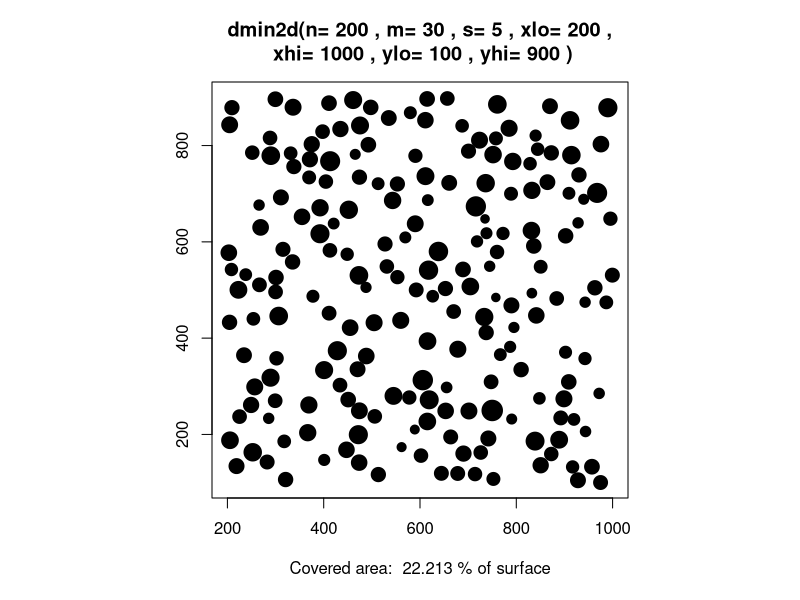
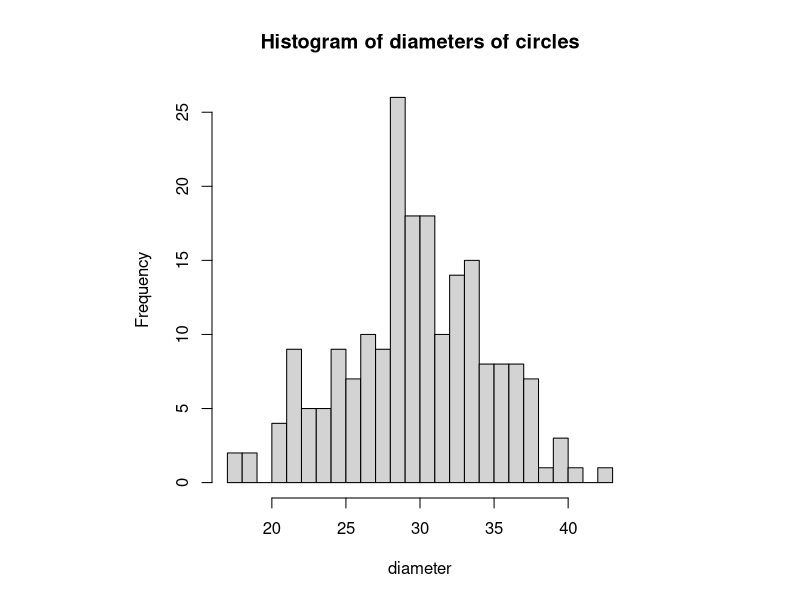
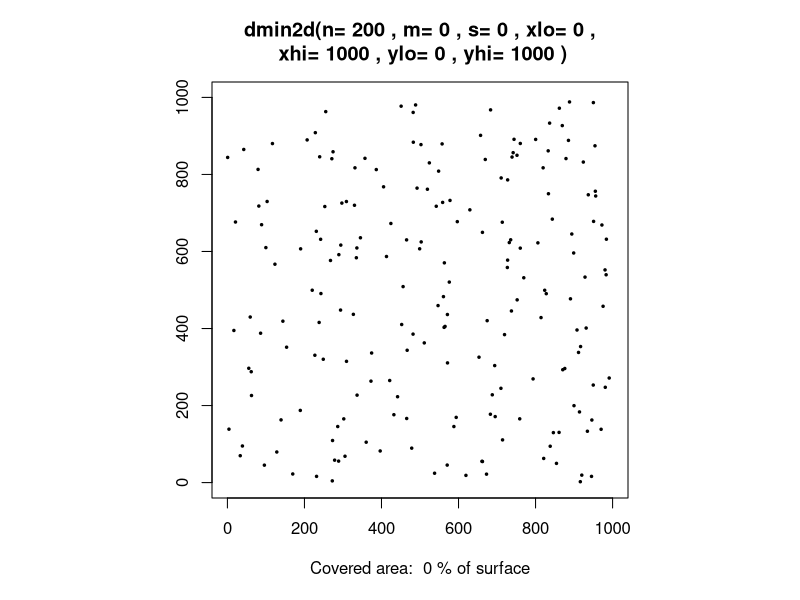

Write R code to recreate these figures, in order. (Note: this script raises an error after producing the figures.)

setwd("~/Desktop/code/CompBio MPhil/Scientific Programming/Assignment3")

set.seed(4543)
require("plotrix")
library("ggplot2")
library("plyr")

positive.normal <- function(n,m, s){
  if (m>0){
    num <- rnorm(n, mean=m, sd = s)
    while(sum(num<0) != 0 ){
      num[num<0] <- rnorm(sum(num<0), mean=m, sd = s)
    } 
    return(num)
  }else{
    return(0)
  }
}

dmin2d<- function(n, m, s, xlo, xhi, ylo, yhi, plot=TRUE) {
  ## n: number of points to simulate
  ## m: mean of Normal distribution
  ## s: s.d. of Normal distribution
  ## xlo, xhi: possible range of X values.
  ## ylo, yhi: possible range of Y values.
  coordinates <- matrix(0, nrow=n, ncol=3)
  stop = FALSE
  for (dot in 1:n){
    x_coord <- runif(1, min=xlo, max=xhi)
    y_coord <- runif(1, min=ylo, max=yhi)
    zone_dim <-positive.normal(1,m,s)
    k <- 0
    while (is.valid(x_coord, y_coord,zone_dim, coordinates) == FALSE){
      x_coord <- runif(1, min=xlo, max=xhi)
      y_coord <- runif(1, min=ylo, max=yhi)
      zone_dim <-positive.normal(1,m,s)
      k <- k+1
      #print(k)
      if (k > 10000){
        print("no more points can be added")
        stop = TRUE
        break
        }
      }
    if (stop==TRUE) {
      print(paste("max points =",dot))
      break}
    coordinates[dot, 1] <- x_coord
    coordinates[dot, 2] <- y_coord
    coordinates[dot, 3] <- zone_dim 
  }
  final.coordinates <- coordinates[coordinates[,1]>0, ]
  if (plot){
    area.sum <- plot.find.area(final.coordinates, xlim=c(xlo, xhi), ylim=c(ylo,yhi), 
                   main=paste("dmin2d(n=",dot,", m=", m, ", s=",s,", xlo=",
                              xlo,",\n xhi=",xhi,", ylo=",ylo,", yhi=", yhi, ")"))
    covered.percentage <- round( (area.sum/((xhi-xlo)*(yhi-ylo))) * 100 , 3)
    title(xlab= paste("Covered area: ", covered.percentage , "% of surface"))
    print (paste("Covered area: ", covered.percentage , "% of surface"))
    ### ADD Covered area as SUB to plot
  }
  return(final.coordinates)
}

is.valid <- function(x_coord, y_coord, zone_dim, coordinates){
  if (sum(coordinates[,1]>0) == 0){
    return(TRUE)
  }else{
    distances <- rep(0, times = sum(coordinates[,1]>0))
    past.x <- coordinates[,1][coordinates[,1]>0]
    past.y <- coordinates[,2][coordinates[,2]>0]
    diff.x <- abs(x_coord - past.x )
    diff.y <- abs(y_coord - past.y)
    distances <- sqrt(diff.x^2 + diff.y^2)
    temp.rad <- zone_dim/2
    if (any(distances < (temp.rad+coordinates[coordinates[,1]>0,3]/2))){return(FALSE)}
    else {return(TRUE)}
  }
}


plot.find.area <- function(coordinates, ...){
  par(pty="s")
  plot(1, type="n", xlab="", ylab="", ...)
  area_sum = 0.0
  for ( it in 1:nrow(coordinates) ){
    points(x=coordinates[it,1],y=coordinates[it,2],pch=20, cex=0.5)
    draw.circle(x=coordinates[it,1],y=coordinates[it,2],radius=coordinates[it,3]/2, col="black")
    area_sum = area_sum + ( pi * (coordinates[it,3]/2)^2 )
  }
  return(area_sum)
}



par(pty="s")
set.seed(4543)
res <- dmin2d(200, 30, 5, 200, 1000, 100, 900)

hist(res[,3], breaks=30, main="Histogram of diameters of circles", xlab='diameter')


################################################################################################
# regularity index
################################################################################################

#distance of point to its nearest neighbour
#mean / sd

regularity.index <- function(coordinates){
  closest.point.distances <- matrix(0, nrow=length(coordinates[,1]), ncol=2)
  for (point in 1:length(coordinates[,1])){
    x.cor <- coordinates[point,1]
    y.cor <- coordinates[point,2]
    diff.x <- x.cor - coordinates[,1]
    diff.y <-  y.cor - coordinates[,2]
    distances <- sqrt(diff.x^2 + diff.y^2)
    closest.point.value <- min(distances[distances>0])
    closest.point.distances[point,] <- c(closest.point.value, grep(closest.point.value, distances))
  }
  R.I.value <- mean(closest.point.distances[,1])/sd(closest.point.distances[,1])
  #print( grep(closest.point.value, distances))
  return(R.I.value)
}


random.data <-dmin2d(n=200, m=0, s=0, xlo=0, xhi=1000, ylo=0, yhi=1000)
random.data <- random.data[[1]]
plot(x = random.data[,1], y=random.data[,2], pch=20, cex=0.5)
text(x = random.data[,1], y=random.data[,2]+10, labels=c(1:dim(random.data)[1]), cex=0.4)
regularity.index(random.data)


#############################################################################################
# Measure the RI of each pattern and report the 50th largest value. What is the utility of such
# a measure? How do your results vary as you vary the number of points (n) in a pattern, or the
# geometry of the sample area (i.e. square regions versus rectangular)?
#  (Hint: You may need to write your dmin2d function so that when the ???m??? argument is zero, the
#   minimal distance constraint is ignored.)
#############################################################################################


## FUNCTION TO COMPUTE 1000x DMIN2D MODEL
combined.f <- function(n, m, s, xlo, xhi, ylo, yhi){
  res2 <-dmin2d(n=200, m=0, s=0, xlo=0, xhi=1000, ylo=0, yhi=1000, plot=FALSE)
  RI <- regularity.index(res2[[1]])
  return(RI)
}

thousandRIs.1 <- replicate(1000, combined.f(n=200, m=0, s=0, xlo=0, xhi=1000, ylo=0, yhi=1000))

thousandRIs.1.sorted <- sort(thousandRIs.1, decreasing = TRUE)
fiftieth <- thousandRIs.1.sorted[50]


## FUNCTION TO PLOT DISTRIBUTION OF 1000x DMIN2D MODEL
plot.RI.distribution <- function(coordinates, ...){
  sorted.coordinates <- sort(coordinates, decreasing = TRUE)
  fiftieth <- sorted.coordinates[50]
  plot(sort(coordinates, decreasing = TRUE), type='l', main="Sorted regularity index (RI)",
       ylab="Regularity Index value", xlab="Simulation number index", ...)
  
  abline(h = 1.91, v=which.min(abs(sorted.coordinates - 1.91)), col="red")
  axis(1, at=which.min(abs(sorted.coordinates - 1.91)), 
       label=as.character(which.min(abs(sorted.coordinates - 1.91))), col="red", col.axis="red")
  axis(2, at=1.91, label="1.91", col="red", col.axis="red", pos=2)
  
  abline(h = fiftieth, v=50, col="blue")
  axis(1, at=50, label="50", col="blue", col.axis="blue")
  axis(2, at=fiftieth, label=as.character(round(fiftieth,3)), col="blue", col.axis="blue", pos=2)
  
  abline(h = mean(coordinates), v = which.min(abs(sorted.coordinates - mean(coordinates))), 
         col="forestgreen")
  axis(1, at=which.min(abs(sorted.coordinates - mean(coordinates))), 
       label=as.character(which.min(abs(sorted.coordinates - mean(coordinates)))), 
       col="forestgreen", col.axis="forestgreen")
  axis(2, at=mean(coordinates), label=as.character(round(mean(coordinates),2)),
       col="forestgreen", col.axis="forestgreen", pos=2)
}

plot.RI.distribution(thousandRIs.2.1)


## FUNCTION TO PLOT HISTOGRAM OF 1000x DMIN2D MODEL
plot.RI.hist <- function(coordinates, ...){
  coordinates <- sort(coordinates, decreasing = TRUE)
  fiftieth <- coordinates[50]
  hist(coordinates, breaks=100, xlab="Regularity Index", xlim=c(1.5,2.35), ylim=c(0,50),... )
  legend(x=2.0,y=40, legend = paste("mean =", round(mean(coordinates),3),"\n", 
                                    "s.d.=", round(sd(coordinates),3)), bty = "n")
  abline(v=1.91, col="red")
  axis(1, at=1.91, label="1.91", col="red", col.axis="red", pos=-3.5)
  abline(v = fiftieth, col="blue")
  axis(1, at=fiftieth, label=as.character(round(fiftieth,2)),  col="blue", col.axis="blue", pos=-3.5)
  abline(v = mean(coordinates), col="forestgreen")
  axis(1, at=mean(coordinates), label=as.character(round(mean(coordinates),2)),  
       col="forestgreen", col.axis="forestgreen", pos=-3.5)
}

plot.RI.hist(thousandRIs.3.4, main="ylo=800")

shapiro.test(thousandRIs.1)

plot.RI.hist(thousandRIs.3.4)


## REPLICATE DMIN2D MODEL WITH DIFFERENT PARAMETERS
#if n changes:
thousandRIs.2.1 <- replicate(1000, combined.f(n=50, m=0, s=0, xlo=0, xhi=1000, ylo=0, yhi=1000))
thousandRIs.2.2 <- replicate(1000, combined.f(n=100, m=0, s=0, xlo=0, xhi=1000, ylo=0, yhi=1000))
thousandRIs.2.3 <- replicate(1000, combined.f(n=400, m=0, s=0, xlo=0, xhi=1000, ylo=0, yhi=1000))
thousandRIs.2.4 <- replicate(1000, combined.f(n=800, m=0, s=0, xlo=0, xhi=1000, ylo=0, yhi=1000))

#if geometry changes:
thousandRIs.3.1 <- replicate(1000, combined.f(n=200, m=0, s=0, xlo=0, xhi=1000, ylo=200, yhi=1000))
thousandRIs.3.2 <- replicate(1000, combined.f(n=200, m=0, s=0, xlo=0, xhi=1000, ylo=400, yhi=1000))
thousandRIs.3.3 <- replicate(1000, combined.f(n=200, m=0, s=0, xlo=0, xhi=1000, ylo=600, yhi=1000))
thousandRIs.3.4 <- replicate(1000, combined.f(n=200, m=0, s=0, xlo=0, xhi=1000, ylo=800, yhi=1000))

thousandRIs.tot <- data.frame(thousandRIs.1, thousandRIs.2.1, thousandRIs.2.2,thousandRIs.2.3, thousandRIs.2.4,
                              thousandRIs.3.1, thousandRIs.3.2, thousandRIs.3.3, thousandRIs.3.4)

saveRDS(thousandRIs.tot, "thousandRIs.tot")


thousandRIs.tot.sorted <- apply(thousandRIs.tot,2,sort,decreasing=T)
thousandRIs.tot.sorted <- data.frame(thousandRIs.tot.sorted)
thousandRIs.tot.sorted["Index"] <- 1:nrow(thousandRIs.tot.sorted)

RIs.numbers <- data.frame("n" = c(50, 100, 200, 400, 800),
                 "50th RI" = c(thousandRIs.tot.sorted$thousandRIs.2.1[50],
                           thousandRIs.tot.sorted$thousandRIs.2.2[50],
                           thousandRIs.tot.sorted$thousandRIs.2.3[50],
                           thousandRIs.tot.sorted$thousandRIs.1[50],
                           thousandRIs.tot.sorted$thousandRIs.2.4[50]))

RIs.shape <- data.frame("ylo" = c(0, 200, 400, 600, 800),
                        "50th RI" = c(thousandRIs.tot.sorted$thousandRIs.1[50],
                                      thousandRIs.tot.sorted$thousandRIs.3.1[50],
                                      thousandRIs.tot.sorted$thousandRIs.3.2[50],
                                      thousandRIs.tot.sorted$thousandRIs.3.3[50],
                                      thousandRIs.tot.sorted$thousandRIs.3.4[50]))


thousandRIs.tot.index.at.1.91 <- apply(thousandRIs.tot.sorted,2,function(x) which.min(abs(x - 1.91)))


ggplot(thousandRIs.tot.sorted, aes(Index)) + 
  theme_linedraw()+ 
  geom_line(aes(y = thousandRIs.1, colour = "n = 200 (Original)")) + 
  geom_line(aes(y = thousandRIs.2.1, colour = "n = 50")) +
  geom_line(aes(y = thousandRIs.2.4, colour = "n = 800")) + 
  geom_hline(yintercept = 1.91, linetype = "dashed", colour="black") +
  geom_vline(xintercept = thousandRIs.tot.index.at.1.91["thousandRIs.1"], colour="brown1") + 
  geom_vline(xintercept = thousandRIs.tot.index.at.1.91["thousandRIs.2.1"], colour="dodgerblue1") +
  geom_vline(xintercept = thousandRIs.tot.index.at.1.91["thousandRIs.2.4"], colour="springgreen3") + 
  geom_vline(xintercept = 50, linetype = "dashed", colour="black") + 
  geom_hline(yintercept = thousandRIs.tot.sorted$thousandRIs.1[50], colour="brown1") +
  geom_hline(yintercept = thousandRIs.tot.sorted$thousandRIs.2.1[50], linetype = "solid", colour="dodgerblue1") +
  geom_hline(yintercept = thousandRIs.tot.sorted$thousandRIs.2.4[50], linetype = "solid", colour="springgreen3") +
  ggtitle("RIs comparison when altering number of points plotted") + xlab("RI value index") +
  ylab("Regularity Index value") + labs(colour="Number of points plotted")+
  theme(legend.position="bottom") +
  theme(axis.text=element_text(size=12),
        axis.title=element_text(size=14,face="bold"),
        plot.title = element_text(size = rel(2)),
        legend.text = element_text(size = rel(1.2))) 

  
  
ggplot(thousandRIs.tot.sorted, aes(Index)) + 
  theme_linedraw() + 
  geom_line(aes(y = thousandRIs.1, colour = "ylo=0, yhi=1000 (original)")) + 
  geom_line(aes(y = thousandRIs.3.2, colour = "ylo=400, yhi=1000")) +
  geom_line(aes(y = thousandRIs.3.4, colour = "ylo=800, yhi=1000")) +
  geom_hline(yintercept = 1.91, linetype = "dashed", colour="black") +
  geom_vline(xintercept = thousandRIs.tot.index.at.1.91["thousandRIs.1"], colour="brown1") + 
  geom_vline(xintercept = thousandRIs.tot.index.at.1.91["thousandRIs.3.1"], colour="springgreen3") +
  geom_vline(xintercept = thousandRIs.tot.index.at.1.91["thousandRIs.3.4"], colour="dodgerblue1") +
  geom_vline(xintercept = 50, linetype = "dashed", colour="black") + 
  geom_hline(yintercept = thousandRIs.tot.sorted$thousandRIs.1[50], colour="brown1") +
  geom_hline(yintercept = thousandRIs.tot.sorted$thousandRIs.3.1[50], colour="springgreen3") +
  geom_hline(yintercept = thousandRIs.tot.sorted$thousandRIs.3.4[50], colour="dodgerblue1") +
  ggtitle("RIs comparison when altering shape of box") + xlab("RI value index") +
  ylab("Regularity Index value") + labs(colour="Shape of box")+
  theme(legend.position="bottom") +
  theme(legend.position="bottom") +
  theme(axis.text=element_text(size=12),
        axis.title=element_text(size=14,face="bold"),
        plot.title = element_text(size = rel(2)),
        legend.text = element_text(size = rel(1.2)))




#############################################################################################
#Fit the model to some data [10 marks]
#############################################################################################

## LOAD REAL DATA
real.data <- read.delim("spa3_real.dat.txt", header=F, sep=" ")
real.data.mat <- as.matrix(real.data)
plot(x = real.data[,1], y=real.data[,2], pch=20, cex=1, main="Real data: 238 points",
     xlab="", ylab="" )
#text(x = real.data[,1], y=real.data[,2]+10, labels=c(1:dim(real.data)[1]), cex=0.4)
#regularity.index(real.data)


## FUNCTIONS FOR PARAMETER SEARCHING:
## CALCULATE.U.SCORE & FIND.M.S.

calculate.u.score <- function(n.min1.models, real.data){
  ## n.min1.models: list of n repetitions of specific model
  ## real.data: matrix of point pattern coordinates provided
  #calculate regularity index of each repeated pattern
  n.min1.RIs <- lapply(n.min1.models, regularity.index)
  #add RI of real data as first in vector
  n.RIs <- c(regularity.index(real.data), unlist(n.min1.RIs ))
  n.U <- list()
  k <- 1
  for (ii in 1:length(n.RIs)){
    #print(paste("U scores for iteration" ,k,"out of", length(n.RIs)))
    n.U[[k]] <- abs(n.RIs[ii] - 1/length(n.RIs-1) * sum(n.RIs[-ii]))
    k <- k+1
  }
  n.U <- as.matrix(n.U)
  return(n.U)
}


find.m.s <- function(m.min, m.max, m.by, s.min, s.max, real.data.mat){
  ## create 99 repetitions for each parameter couple.
  ## save the 99 repetitions for each model in a coordinates.full. 
  ## apply the calculate.u.score to each item of coordinates.full. 
  ## create dataframe with parameters (m,s) and first U score of 
  ## the real data. 
  m.scores <- seq(from=m.min, to=m.max, by= m.by) 
  coordinates.full <- list()
  hundred.U.full <- list()
  parameters <- list()
  k <- 1
  for (i in m.scores){
    for (j in round(seq(from=s.min, to=s.max, length.out=5), 2)){
      parameters[[k]] <- c(i, j)
      print(paste('mean =',i,',' ,'sd =',j))
      coordinates.full[[k]] <- rlply(99, dmin2d(n=238, m=i, s=j, 
                                                  xlo=0, xhi=400, ylo=0, yhi=400, plot=FALSE),
                                     .progress = "text")
      #print(k)
      k <- k+1
    }
  }
  hundred.U.full <- lapply(X = coordinates.full, FUN = calculate.u.score, real.data = real.data.mat)
  U.scores.real.data <- lapply(hundred.U.full, `[[`, 1)
  U.scores.real.data <- unlist(U.scores.real.data)
  parameters <- unlist(parameters)
  means <- parameters[c(TRUE, FALSE)]
  s.d.s <- parameters[c(FALSE, TRUE)]
  df.result <- data.frame(means,s.d.s, U.scores.real.data)
  return(df.result)
}

## RUNNNING FIND.M.S. FUNCTION 
test.ms <- find.m.s(m.min=10, m.max=25, m.by=1, s.min=0, s.max=8, real.data.mat=real.data.mat)
saveRDS(test.ms, "coarse.parameter.search")

fine.search <- find.m.s(m.min=17, m.max=19, m.by=0.2, s.min=5, s.max=7, real.data.mat=real.data.mat)


test.ms

test.ms[which.min(test.ms$U.scores.real.data),]

U1s <- test.ms$U.scores.real.data
sort(U1s, decreasing=FALSE)[1:10]

min.0 <- which.min( test.ms[grep(0, test.ms$s.d.s), 3] ) + 9
min.2 <- which.min( test.ms[grep(2, test.ms$s.d.s), 3] ) + 9 
min.4 <- which.min( test.ms[grep(4, test.ms$s.d.s), 3] ) + 9
min.6 <- which.min( test.ms[grep(6, test.ms$s.d.s), 3] ) + 9
min.8 <- which.min( test.ms[grep(8, test.ms$s.d.s), 3] ) + 9

y <- c(min.0, min.2,min.4, min.6,  min.8)
x <- c(0,2,4,6,8)

model=lm(y~poly(x,degree = 3))
y2=predict(model)
plot(x,y, ylab="mean", xlab="sd", main="4 degee polynomial fit", ylim=c(0,25))
lines(x,y2,col="red")
summary(model)

model.df <- data.frame(x=x, y=y2)

x.test <- seq(from=0, to=10, by=0.1)
y.test <- 16.8 + 9.17*x + 4*x^2 + 0.6*x^3 + 0.47*x^4
lines(x.test, y.test)




#CAORSE SEARCH HEATMAP
mycol <- c("black","yellow","lightcyan","green", "forestgreen")

ggplot(fine.search,aes(x=s.d.s,y=means,fill=U.scores.real.data))+
  geom_tile()+
  #redrawing tiles to remove cross lines from legend
  geom_tile(colour="white",size=0.25, show.legend=FALSE)+
  #remove axis labels, add title
  labs(x="standard deviation",y="mean",title="Fine parameter search")+
  #add colours
  scale_fill_gradientn(colours = mycol) + 
  #remove extra space
  scale_y_discrete(expand = c(0,0), breaks= unique(fine.search$means), 
                   labels=as.character(unique(fine.search$means)),
                   limits=unique(fine.search$means)) +
  #custom breaks on x-axis
  scale_x_discrete(expand = c(0,0), breaks = unique(fine.search$s.d.s),
                   labels = as.character(unique(fine.search$s.d.s)),
                   limits = as.character(unique(fine.search$s.d.s)))


unique(fine.search$s.d.s)


######################################################################################################
##              Packing density [10]
######################################################################################################


## BIRTH DEATH FUNCTION
birthdeath <- function(n, m, s, xlo, xhi, ylo, yhi){
  coordinates <- matrix(0, nrow=n, ncol=3)
  coordinates[, 1] <-runif(n, min=xlo, max=xhi)
  coordinates[, 2] <- runif(n, min=ylo, max=yhi)
  coordinates[,3] <- positive.normal(n,m,s)
  nepochs <- 10
  for (epoch in 1:nepochs) {
    ## One round of birth and death.
    print(paste("Epoch", epoch))
    sequence <- sample(n)
    for (i in sequence) {
      stop=FALSE
      ## Point i must now be killed, and a new point
      ## positioned (born) randomly subject to satisfying
      ## the minimal distance constraint.
      k <- 0
      coordinates[i,] <- 0
      x_coord <-  runif(1, min=xlo, max=xhi)
      y_coord <- runif(1, min=ylo, max=yhi)
      zone_dim <- positive.normal(1,m,s)
      while (is.valid(x_coord, y_coord,zone_dim, coordinates) == FALSE){
        x_coord <- runif(1, min=xlo, max=xhi)
        y_coord <- runif(1, min=ylo, max=yhi)
        zone_dim <-positive.normal(1,m,s)
        k <- k+1
        if (k >= 10000){
          #print(paste(k, "times I tried but no more points can I add."))
          print(paste(sum(coordinates[,1]>0), "points left"))
          stop = TRUE
          break
        }
      }
      if (stop==TRUE) {next}
      else{
        coordinates[i, 1] <- x_coord
        coordinates[i, 2] <- y_coord
        coordinates[i, 3] <- zone_dim 
      }
    }
    print(paste(sum(coordinates[,1]>0), "points left"))
  }
  full.coordinates <- coordinates[coordinates[,1]>0 , ]
 
  return(full.coordinates)
}

## RUNNING BIRTH.DEATH + PLOT
birth.death.max <- birthdeath(n=400, m = 20, s = 0, xlo = 0, xhi = 400, ylo = 0, yhi = 400)
par(pty = 's')
plot(x = birth.death.max[,1], y=birth.death.max[,2], xlim=c(0,400), ylim=c(0, 400), pch=20, cex=0.2, 
     main="Birth Death model: 332 circles", 
     xlab ="65.19% area covered", ylab="")
abline(v=c(0, 400), h=c(0,400), lwd=2)
symbols(x = birth.death.max[,1], y=birth.death.max[,2], circles = birth.death.max[,3]/2, add=T, inches=F , bg="black")


dmin2d(n=400, m = 20, s = 0, xlo = 0, xhi = 400, ylo = 0, yhi = 400)

## 100 REPETITIONS OF DMIN2D FOR DISTRIBUTION OF MAX CIRCLES
combine.dmin2d.plot.area <- function(n, m, s, xlo, xhi, ylo, yhi){
  res <- dmin2d(n=n, m=m, s=s, xlo=xlo, xhi=xhi, ylo=ylo, yhi=yhi)
  area <- plot.find.area(res[[1]])
  return(c(res[[2]], area))
}

max.dmin2d.100 <- rlply(100, combine.dmin2d.plot.area(n=300, m=20, s=0, xlo=0, xhi=400, ylo=0, yhi=400),.progress = "text")

max.dmin2d.100 <- unlist(max.dmin2d.100)
max.circles.dmin2d <- max.dmin2d.100[c(TRUE, FALSE)]
max.area.dmin2d <- max.dmin2d.100[c(FALSE, TRUE)]



######################################################################################################
##              Lubachevsky and Stillinger (1990) algorithm
######################################################################################################


hundred.seconds <- Lubachevksy.algo(238)


Lubachevksy.algo <- function(N){
  current.time <- 0
  a0 <- 5 #### based on area? 
  K <- matrix(0, nrow=1, ncol=4)
  K[1,] <- c(0, 400, 0, 400)
  boundaries <- c(0, 400, 0, 400)
  #event$time[,1] <- rnorm(10,4,1)
  new <- rep(1, length=N)
  old <- rep(2, length=N)
  event <- list('time' = matrix(0, nrow=N, ncol=2), 
                'state' = list('position' = list("xy" = matrix(c(0,0), nrow=N, ncol=2), 
                                                 'xxyy' = matrix(c(0,0), nrow=N, ncol=2)), 
                               'velocity' = list("xy" = matrix(c(0,0), nrow=N, ncol=2), 
                                                 'xxyy' = matrix(c(0,0), nrow=N, ncol=2))),
                'partner'=matrix(nrow=N, ncol=2))
  initial.pos <- dmin2d(238, a0, 0, a0, 400-a0, a0, 400-a0, plot=FALSE )
  event[['state']][['position']][[old[1]]] <- initial.pos[[1]][,c(1,2)]
  event[['state']][['velocity']][[old[1]]] <- apply(event[['state']][['velocity']][[old[1]]],c(1,2),
                                                     function(x) runif(1,min=-1, max=1))
  event[['state']][['position']][[new[1]]] <- event[['state']][['position']][[old[1]]]
  event[['state']][['velocity']][[new[1]]] <- event[['state']][['velocity']][[old[1]]] 
  
  while (current.time < 10){
    current.time <- min(sapply(1:N, function(i) event$time[i, new[i]]))
    i.star <- which.min(sapply(1:N, function(i) event$time[i, new[i]]))
    print(current.time)
    xs <- sapply(1:N, function(i) event[["state"]][["position"]][[new[i]]][i,1])
    ys <- sapply(1:N, function(i) event[["state"]][["position"]][[new[i]]][i,2])
    plot(x = xs, y=ys, xlim=c(K[1,1],K[1,2]), ylim=c(K[1,3],K[1,4]), pch=20, cex=0.5)
    length(xs); length(ys)
    for (i in 1:length(xs)){
      draw.circle(x=xs[i], y=ys[i], radius=(a0*current.time)/2)
    }
    Sys.sleep(.1)
    new[i.star] <- old[i.star]
    old[i.star] <- 3-new[i.star]
    P <- calc.P(N, i.star, event, new, old, a0)
    if (P[1] < Inf){
      j.star <- P[2]
    }
    Q <- calc.Q(K, event,i.star, old, a0)
    timeQ <- as.numeric(Q[1])
    if (timeQ < Inf){
      k.star <- Q[2]
    }
    R <- as.numeric(min(P[1],timeQ))
    event$time[i.star, new[i.star]] <- R
    if (R < Inf){
       state1 <- advance(c(event[['state']][['position']][[old[i.star]]][i.star,],
                           event[['state']][['velocity']][[old[i.star]]][i.star,]),
                         event$time[i.star, old[i.star]], R)
       event[['state']][['position']][[new[i.star]]][i.star,] <- state1[1:2]
       event[['state']][['velocity']][[old[i.star]]][i.star,] <- state1[3:4]

      if (timeQ < P[1]){
        state1 <- jump.boundaries(state1, k.star, a0, event, R, i.star, K)
        event[['state']][['position']][[new[i.star]]][i.star,] <- state1[1:2]
        event[['state']][['velocity']][[new[i.star]]][i.star,] <- state1[3:4]
        event$partner[i.star, new[i.star]] <- NA
      }else{
        event$time[j.star, new[j.star]] <- R
        state2 <- advance(c(event[['state']][['position']][[old[j.star]]][j.star,],
                            event[['state']][['velocity']][[old[j.star]]][j.star,]),
                          event$time[j.star, old[j.star]], R)
        new.states <- jump.spheres(state1, state2)
        event[['state']][['position']][[new[i.star]]][i.star,] <- new.states[1:2]
        event[['state']][['velocity']][[new[i.star]]][i.star,] <- new.states[3:4]
        event[['state']][['position']][[new[j.star]]][j.star,] <- new.states[5:6]
        event[['state']][['velocity']][[old[j.star]]][j.star,] <- new.states[7:8]
        m.star <- event$partner[j.star, new[j.star]]
        event$partner[i.star, new[i.star]] <- j.star
        event$partner[j.star, new[j.star]] <- i.star
        if ((is.na(m.star) == FALSE) & (isTRUE(all.equal(m.star,i.star)) == FALSE) ){
          state.m <- advance(c(event[['state']][['position']][[old[m.star]]][m.star,],
                               event[['state']][['velocity']][[old[m.star]]][m.star,]),
                             event$time[m.star, old[m.star]], event$time[m.star, new[m.star]])
          event[['state']][['position']][[new[m.star]]][m.star,] <- state.m[1:2]
          event[['state']][['velocity']][[new[m.star]]][m.star,] <- state.m[3:4]
        }
      }
    }
  }
  return(event)
}


calc.P <- function(N, i.star, event, new, old, a0){
  P.istar.j <- rep(0, N)
  for (j in 1:N){
    if (j != i.star){
      P.istar.j[j] <- interaction.time.sphere(c(event[['state']][['position']][[old[i.star]]][i.star,],
                                                event[['state']][['velocity']][[old[i.star]]][i.star,]),
                                              event$time[i.star,old[i.star]],
                                              c(event[['state']][['position']][[old[j]]][j,],
                                                event[['state']][['velocity']][[old[j]]][j,]),
                                              event$time[j, old[j]], a0)
    }
  }
  m <- min(P.istar.j[P.istar.j>0])
  j.star <- grep(m,P.istar.j )
  return(c(m, j.star))
}

calc.Q <- function(K, event,i.star, old, a0){
  Q.i.k <- matrix(NA, nrow=dim(K)[1], ncol=2)
  for (k in 1:dim(K)[1]){
    Q.i.k[k,] <- interaction.time.boundary(c(event[['state']][['position']][[old[i.star]]][i.star,],
                                            event[['state']][['velocity']][[old[i.star]]][i.star,]),
                                          event$time[i.star,old[i.star]], K[k,], a0)
  }
 return(Q.i.k)
}


dot <- function(vector1, vector2){
  p <- vector1[1]*vector2[1] + vector1[2]*vector2[2]
  return(p)
}

interaction.time.sphere <- function(state1, time1, state2, time2, a0){
  ## given state1 time1 state2, time2, compute the time of the next potential
  ## interaction of sphere 1 with sphere 2 while ignoring presence of other
  ## spheres and boundaries
  ## state: c(position.x, position.y, velocity.x, velocity.y)
  ## time: single number
  t.star <- max(time1, time2)
  r.10 <- state1[1:2]+state1[3:4]*(t.star-time1)
  r.20 <- state2[1:2]+state2[3:4]*(t.star-time2)
  r <- r.20 - r.10
  v <- state2[3:4] - state1[3:4]
  v.abs <- sqrt(v[1]^2 + v[2]^2)
  r.abs <- sqrt(r[1]^2 + r[2]^2)
  A <- v.abs^2 - (a0)^2
  B <- dot(r,v) - (a0*t.star)
  C <- r.abs^2 - (a0*t.star)^2
  if ((B <= 0 | A<0) & (B^2- A*C >=0)){
    t <- (-B-(B^2 - A*C)^0.5)/A
  } else if ((B>0 & A>=0) | (B^2 - A*C < 0)){
    t <- Inf
  }
  time.tot <- t.star + t
  return(time.tot)
}


deg2rad = function(deg) {
  return((pi * deg) / 180)
}

rad2deg = function(rad) {
  return((180 * rad) / pi)
}

interaction.time.boundary <- function(state1, time1, boundaries, a0){
  ## To express boundary crossings, k is index for the set of K boundaries
  xlo <- boundaries[1]
  xhi <- boundaries[2]
  ylo <- boundaries[3]
  yhi <- boundaries[4]
  x <- state1[1]
  y <- state1[2]
  Vx <- state1[3]
  Vy <- state1[4]
  theta.1 <- rad2deg(atan((xhi-x)/(yhi-y)))
  theta.2 <- rad2deg(atan((yhi-y)/(xhi-x)))
  theta.3 <- rad2deg(atan((y-ylo)/(xhi-x)))
  theta.4 <- rad2deg(atan((xhi-x)/(y-ylo)))
  theta.5 <- rad2deg(atan((x-xlo)/(y-ylo)))
  theta.6 <- rad2deg(atan((y-ylo)/(x-xlo)))
  theta.7 <- rad2deg(atan((yhi-y)/(x-xlo)))
  theta.8 <- rad2deg(atan((x-xlo)/(yhi-y)))
  if (Vx>0 & Vy>0){
    phi <- 90 - abs(rad2deg(atan(Vy/Vx)))
  } else if (Vx>0 & Vy<0){
    phi <- 90 + abs(rad2deg(atan(Vy/Vx)))
  } else if (Vx<0 & Vy >0){
    phi <- 270 + abs(rad2deg(atan(Vy/Vx)))
  } else if (Vx<0 & Vy<0){
    phi <- 270 - abs(rad2deg(atan(Vy/Vx)))
  }
  psi <- abs(rad2deg(atan(Vy/Vx)))
  Vmag <- sqrt(Vx^2 + Vy^2)
  if(theta.1 < phi & phi < (theta.1+theta.2+theta.3)){
    d <- (xhi-x)/cos(deg2rad(psi)) - (a0*time1)/2
    t <- d/Vmag
    E <- "R"
  } else if ((theta.1 +theta.2 +  theta.3) < phi & phi < (theta.1 +theta.2 +  theta.3 + theta.4 + theta.5)){
    d <- (y-ylo)/cos(deg2rad(psi))- (a0*time1)/2
    t <- d/Vmag
    E <- "B"
  } else if ((theta.1 +theta.2 +  theta.3 + theta.4 + theta.5) < phi &
              phi < (theta.1 +theta.2 +  theta.3 + theta.4 + theta.5 + theta.6 + theta.7)){
    d <- (x-xlo)/cos(deg2rad(psi)) - (a0*time1)/2
    t <- d/Vmag
    E <- "L"
  } else if (phi > 180){
    if ((theta.1 +theta.2 +  theta.3 + theta.4 + theta.5 + theta.6 + theta.7)< phi & phi < (theta.1 + 360)){
      d <- (yhi-y)/cos(deg2rad(psi)) - (a0*time1)/2
      t <- d/Vmag
      E <- "T"
    }
    } else if (phi < 180){
      if ((theta.1 +theta.2 +  theta.3 + theta.4 + theta.5 + theta.6 + theta.7) < (phi + 360) & phi < theta.1){
        d <- (yhi-y)/cos(deg2rad(psi)) - (a0*time1)/2
        t <- d/Vmag
        E <- "T"
      }
    }
  return(c(time1+t, E))
}



advance <- function(state0, time1, time2){
  ## given state0 at time 0 and time1, compute state2 this sphere
  ## would have at time1 ignoring possible collusions with the other 
  ## spheres or boundary corissings on the interval [time0,time1]
  ## state <= c(position.x, position,y, velocity.x, velocity.y)
  state1 <- rep(NA, length=4)
  diff.time <- time1 - time2
  diff.x <- diff.time*state0[3] #x component of velocity
  diff.y <- diff.time*state0[4] #y component of velocity
  state1[1] <- state0[1] + diff.x #new x of location
  state1[2] <- state0[2] + diff.y #new y of location
  state1[3:4] <- state0[3:4] #equalise velocities of state0 and state1
  return(state1)
}



jump.spheres <- function(state1, state2){
  ## given state1 and state2 of colliding spheres 1 and 2, 
  ## return new_state1 and new_state2 of these spheres immediately
  ## after the interaction
  #conservatino of momentum -> but massess are always equal
  # sum of momementum on y before collision equal to y momentum after collision 
  diff.x <- max(state1[1], state2[1]) - min(state1[1], state2[1])
  diff.y <- max(state1[2], state2[2]) - min(state1[2], state2[2])
  joining.vect <- c(diff.x,diff.y)
  distance <- sqrt(diff.x^2 + diff.y^2)
  v.1.old <- state1[3:4]
  v.2.old <- state2[3:4]
  v.1.norm <- (dot(joining.vect,v.1.old)/(distance^2))*joining.vect
  v.1.tang <- v.1.old - v.1.norm
  v.2.norm <- (dot(joining.vect,v.2.old)/(distance^2))*joining.vect
  v.2.tang <- v.2.old - v.2.norm
  v.1.new <- round((v.1.tang + v.2.norm), digits=3)
  v.2.new <- round((v.2.tang + v.1.norm), digits=3)
  new.state1 <- c(state1[1:2], v.1.new)
  new.state2 <- c(state2[1:2], v.2.new)
  return(c(new.state1,new.state2))
}

jump.boundaries <- function(state1, k.star, a0, event, R, i.star, K){
  ## 
  boundaries <- K[1,] #c(xlo, xhi, ylo, yhi)
  xlo <- boundaries[1]
  xhi <- boundaries[2]
  ylo <- boundaries[3]
  yhi <- boundaries[4]
  x <- state1[1]
  y <- state1[2]
  Vx <- state1[3]
  Vy <- state1[4]
  if (k.star == "L"){
    new.state1 <- c(xhi- (a0*R), y, Vx, Vy)
  } else if (k.star== "B"){
    new.state1 <- c(x, yhi-(a0*R), Vx, Vy)
  } else if (k.star == "R"){
    new.state1 <- c(x+(a0*R), y, Vx, Vy)
  } else if (k.star == "T"){
    new.state1 <- c(x, y + (a0*R), Vx, Vy)
  }
  sphere.present = check.sphere.presence(new.state1, event, a0, R)
  if ( sphere.present == TRUE){
    new.state1 <- bounce.off(state1, k.star)
    return(new.state1)
  } else if (sphere.present == FALSE){
    return(new.state1)
  }
}


check.sphere.presence <- function(new.state1, event, a0, R){
  distances <- rep(0, times = dim(event$state$position$xy)[1] )
  past.x <- event[['state']][['position']][[old[i.star]]][,1]
  past.y <- event[['state']][['position']][[old[i.star]]][,2]
  diff.x <- abs(new.state1[1] - past.x )
  diff.y <- abs(new.state1[2] - past.y)
  distances <- sqrt(diff.x^2 + diff.y^2)
  if (any(distances < a0*R)){
    j.star <- which(distances < a0*R)
    return(c(TRUE))
  } else {return(FALSE)}
}


bounce.off <- function(state1, k.star){
  Vx <- state1[3]
  Vy <- state1[4]
  if (k.star == "T"){
    new.state1 <- c(state1[1:2],Vx, -Vy )
  } else if (k.star == "R"){
    new.state1 <- c(state1[1:2], -Vx, Vy )
  } else if (k.star =="B"){
    new.state1 <- c(state1[1:2], Vx, -Vy )
  } else if (k.star == "L"){
    new.state1 <- c(state1[1:2], Vx, -Vy )
  }
  return(new.state1)
}





###########################

